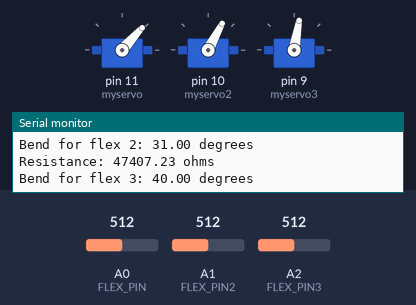
Recording of a sketch running on a simulated Arduino Uno, built with avr-gcc and run on an emulated ATmega328P. Shown: 3 × servo, the last lines printed to the serial monitor. The inputs (shaded band) are chosen by the test bench; at power-on: A0 (FLEX_PIN) = 512, A1 (FLEX_PIN2) = 512, A2 (FLEX_PIN3) = 512.

Above: at 1.9 s.
2.0 s: A0 (FLEX_PIN) set to 0
At 4.0 s:
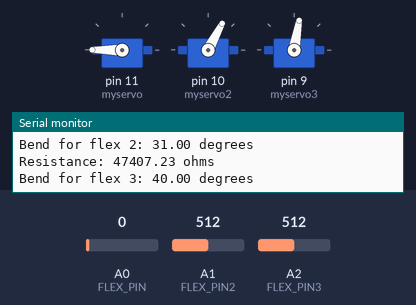
4.3 s: A1 (FLEX_PIN2) set to 716
At 6.0 s:
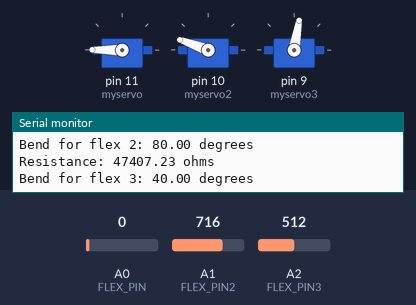
6.6 s: A2 (FLEX_PIN3) set to 716
At 8.0 s:
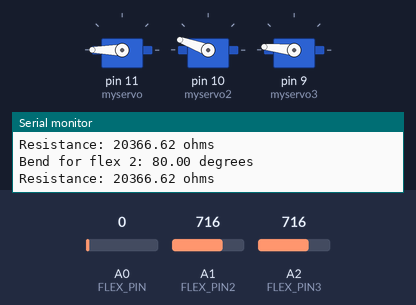
8.8 s: A0 (FLEX_PIN) set to 4
10.7 s: A0 (FLEX_PIN) set to 7
At 13.0 s:
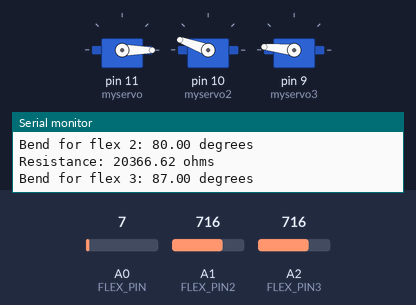
13.3 s: A1 (FLEX_PIN2) set to 900
At 14.5 s:
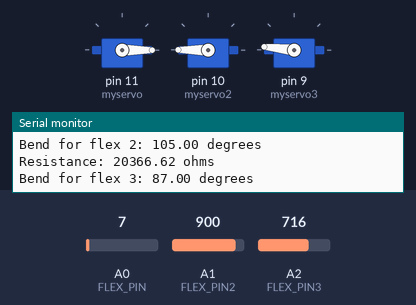
Timing chart, 0 to 16.3 s (numbered marks = the images above; inputs shaded):
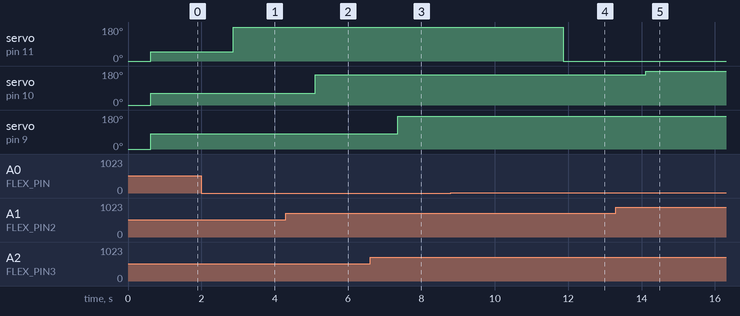

The sketch:

Flex_Servo_Code.ino
```cpp
#include <Servo.h>

Servo myservo;
Servo myservo2;
Servo myservo3;

const int FLEX_PIN = A0; // Pin connected to voltage divider output
const int FLEX_PIN2 = A1; // Pin connected to voltage divider output
const int FLEX_PIN3 = A2; // Pin connected to voltage divider output

// Measure the voltage at 5V and the actual resistance of your
// 47k resistor, and enter them below:
const float VCC = 4.98;      // Measured voltage of Arduino 5V line
const float R_DIV = 47500.0; // Measured resistance of 47k resistor

// Upload the code, then try to adjust these values to more
// accurately calculate bend degree.
const float STRAIGHT_RESISTANCE = 60000.0; // resistance when straight
const float BEND_RESISTANCE = 14000.0;     // resistance at 90 deg
const float STRAIGHT_RESISTANCE2 = 65000.0; // resistance when straight
const float BEND_RESISTANCE2 = 15000.0;     // resistance at 90 deg
const float STRAIGHT_RESISTANCE3 = 71000.0; // resistance when straight
const float BEND_RESISTANCE3 = 19000.0;     // resistance at 90 deg


int pos = 0;

void setup() {
  Serial.begin(9600);
  pinMode(FLEX_PIN, INPUT);
  pinMode(FLEX_PIN2, INPUT);
  pinMode(FLEX_PIN3, INPUT);
  myservo.attach(11);
  myservo.write(0);
  myservo2.attach(10);
  myservo2.write(0);
  myservo3.attach(9);
  myservo3.write(0);
}

void loop() {
  // Read the ADC and calculate voltage and resistance
  int flexADC = analogRead(FLEX_PIN);
  float flexV = flexADC * VCC / 1023.0;
  float flexR = R_DIV * (VCC / flexV - 1.0);

  Serial.println("Resistance: " + String(flexR) + " ohms");

  // Estimate bend angle based on resistance
  float angle = map(flexR, STRAIGHT_RESISTANCE, BEND_RESISTANCE, 0, 90.0);

  Serial.println("Bend for flex 1: " + String(angle) + " degrees");
  Serial.println();

  // Read the ADC and calculate voltage and resistance
  int flexADC2 = analogRead(FLEX_PIN2);
  float flexV2 = flexADC2 * VCC / 1023.0;
  float flexR2 = R_DIV * (VCC / flexV2 - 1.0);

  Serial.println("Resistance: " + String(flexR2) + " ohms");

  // Estimate bend angle based on resistance
  float angle2 = map(flexR2, STRAIGHT_RESISTANCE2, BEND_RESISTANCE2, 0, 90.0);

  Serial.println("Bend for flex 2: " + String(angle2) + " degrees");
  Serial.println();

  // Read the ADC and calculate voltage and resistance
  int flexADC3 = analogRead(FLEX_PIN3);
  float flexV3 = flexADC3 * VCC / 1023.0;
  float flexR3 = R_DIV * (VCC / flexV3 - 1.0);

  Serial.println("Resistance: " + String(flexR3) + " ohms");

  // Estimate bend angle based on resistance
  float angle3 = map(flexR3, STRAIGHT_RESISTANCE3, BEND_RESISTANCE3, 0, 90.0);

  Serial.println("Bend for flex 3: " + String(angle3) + " degrees");
  Serial.println();
  delay(500);

  myservo.write(angle*2);
  myservo2.write(angle2*2);
  myservo3.write(angle3*2);
  delay(500);
}
```

Measured:
- the behaviour switches between 5 and 6 on A0 (FLEX_PIN) (found by bisection; images 3 and 4)
- after the input at 2.0 s, servo on pin 11 (myservo): 48° → 180° after 0.87 s
- after the input at 4.3 s, servo on pin 10 (myservo2): 62° → 160° after 0.81 s
- after the input at 6.6 s, servo on pin 9 (myservo3): 80° → 174° after 0.75 s
- after the input at 10.7 s, servo on pin 11 (myservo): 180° → 0° after 1.2 s
- after the input at 13.3 s, servo on pin 10 (myservo2): 160° → 180° after 0.82 s
